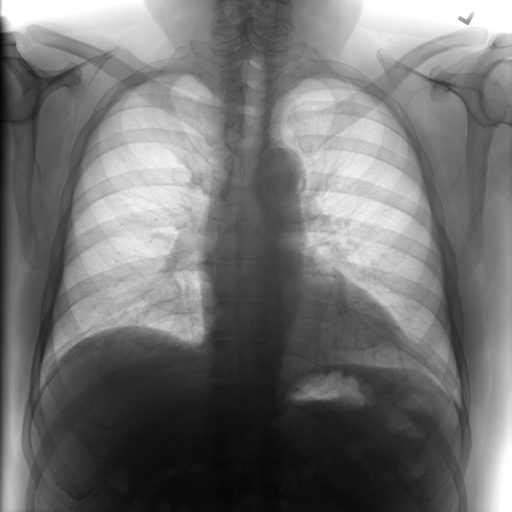
#> input picture documents/original.png, 1024 x 1024 px, found by its file name (shown at 1/2 size)
$ python __main__.py
#> lines starting #> are read from the running program, lines starting #| are printed output that depends on the picture
### purelung/augmentations.py
import albumentations as albu
import cv2
import numpy as np
from .models.segmentation import segmentation
from .models.suppression import bone_suppression_pt as suppression_pt
from .models.lungs_finder import find_tools
from .models.inverse import inverted as inverse
from enum import Enum


class SegType(Enum):
    LUNGS = 0
    HEART = 1
    CLAVICLES = 2


class LungCrop:
    """
    Class used for context-aware image crop in the Chest X-ray images.

    targets: image, mask, bbox, key points.
    image types: uint8.
    """

    # [98 lines left out: functions __init__, __call__, not called in this run]


class RibSuppression:
    """
    Class used for suppressing bone shadows in the Chest X-ray images.

    targets: image, mask, bbox, key points.
    image types: uint8.
    """

    # [39 lines left out: functions __init__, __call__, not called in this run]


class Segmentation:
    """
    Class used for segmentation of the Chest X-ray images.

    targets: image, mask, bbox, key points.
    image types: uint8.
    """

    def __init__(self, auto_inverse=False, type=SegType.LUNGS):
        """
        Set an auto_inverse parameter.
        :param auto_inverse: a flag signalizing that the color inverse of an image should be performed if necessary.
        :param type: segmentation type, either SegType.LUNGS or SegType.HEART or SegType.CLAVICLES.
        """
        self.auto_inverse = auto_inverse
        self.type = type
        # create a new instance of the segmentation model
        self.segmentation_model = segmentation.Segmentation()
        # get a computational graph for this model
        self.segmentation_graph = self.segmentation_model.graph

    # [41 lines left out: function __call__, not called in this run]


class Positive:
    """
    Class used for auto inverse of the Chest X-ray images.

    targets: image, mask, bbox, key points.
    image types: uint8.
    """

    def __init__(self):
        pass

    def __call__(self, image, bbox=None, mask=None, keypoints=None, force_apply=False, *args, **kwargs):
        positive = inverse.get_inverted(image, inverse.load_bone_model_pytorch())
        return {'image': positive, 'bbox': bbox, 'mask': mask, 'keypoints': keypoints}

### purelung/__main__.py
import purelung.augmentations as aug
import cv2
import numpy as np


def main():
    image = cv2.imread(r'C:\Users\pc\Desktop\original.png', 0)
#> image is the input picture: shape (1024, 1024); min 0, max 255, mean 114.2
    image = np.invert(image)
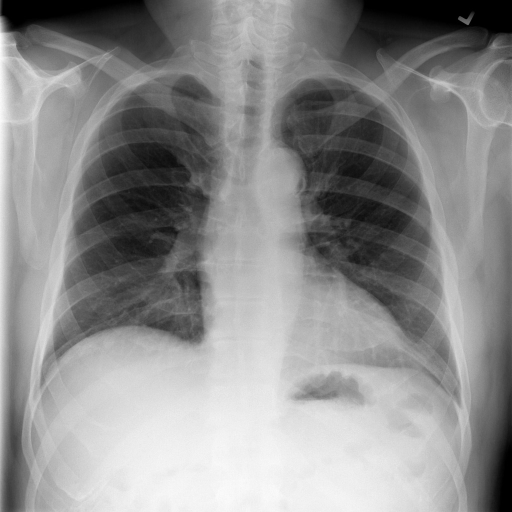
#> image: shape (1024, 1024) (shown at 1/2 size); min 0, max 255, mean 140.8
    augmentation = aug.Segmentation(type=aug.SegType.CLAVICLES)
    augmented = augmentation(image=image)['image']
    cv2.imshow('augmented', augmented)
    cv2.waitKey(0)


if __name__ == '__main__':
    main()
#> (the call stopped at in __init__, `self.segmentation_model = segmentation.Segmentation()`: purelung is not available in this run)
